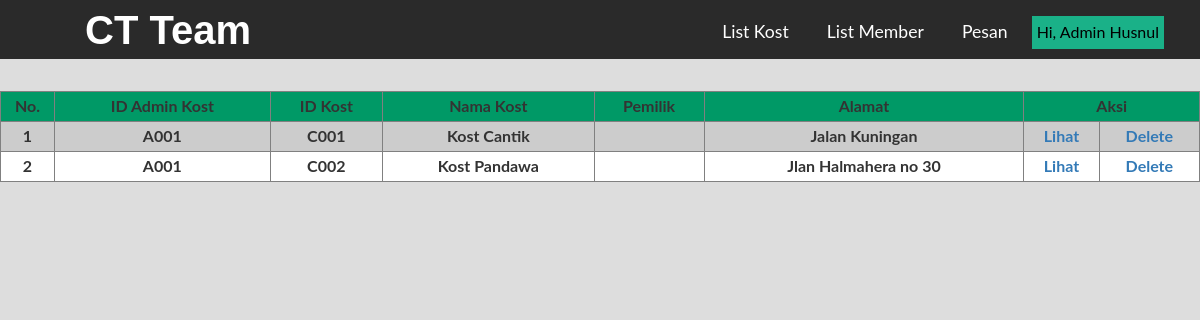
/listkost.php (signed in), run on the app's committed database.
### tables this page shows
CREATE TABLE IF NOT EXISTS `kost` (
  `kd_kost` varchar(5) NOT NULL,
  `nm_kost` varchar(50) NOT NULL,
  `alamat_kost` varchar(100) NOT NULL,
  `hewan_peliharaan` varchar(50) NOT NULL,
  `stok_kamar` int(4) NOT NULL,
  `update_terakhir` date NOT NULL,
  `jam_update` time NOT NULL,
  `kd_jenis` int(4) NOT NULL,
  `kd_adminkost` varchar(5) NOT NULL,
  `rating` int(5) NOT NULL,
  `voter` int(5) NOT NULL,
  `rate` int(5) NOT NULL,
  `longitude` float(10,6) NOT NULL,
  `latitude` float(10,6) NOT NULL
);

### listkost.php (the view, shortened to what this page needs)
<!DOCTYPE html>
<html lang="en">
<head>
<link href="css/bootstrap.css" rel="stylesheet" type="text/css" media="all" />
<link href="css/style.css" rel="stylesheet" type="text/css" media="all" />
<body>
<?php
require("menuadmin.php");
?><br>
<br>
<br><br>
<table width="100%" border="1">
<tr bgcolor="#009966">
<td align="center" height="30" bordercolor="#000000"><strong>No.</strong></td>
<td align="center" height="30" bordercolor="#000000"><strong>ID Admin Kost</strong></td>
<td align="center" height="30" bordercolor="#000000"><strong>ID Kost</strong></td>
<td align="center" height="30" bordercolor="#000000"><strong>Nama Kost</strong></td>
<td align="center" height="30" bordercolor="#000000"><strong>Pemilik</strong></td>
<td align="center" height="30" bordercolor="#000000"><strong>Alamat</strong></td>
<td align="center" height="30" bordercolor="#000000" colspan="2"><strong>Aksi</strong></td>
</tr>
<?php
$warna1 = "#FFFFFF";
$warna2 = "#CCCCCC";
$warna = $warna1;
$sql_sel = "select * from kost ";
$query_sel = mysql_query ($sql_sel);
while ($data=mysql_fetch_array($query_sel)){
	if ($warna == $warna1){
		$warna = $warna2;}
	else{$warna = $warna1;}
?>
<tr bgcolor="<?php echo $warna?>">
<td align="center" height="30" bordercolor="#000000"><strong><?php echo ++$no ?></strong></td>
<td align="center" height="30" bordercolor="#000000"><strong><?php echo $data[kd_adminkost]; ?></strong></td>
<td align="center" height="30" bordercolor="#000000"><strong><?php echo $data[kd_kost]; ?></strong></td>
<td align="center" height="30" bordercolor="#000000"><strong><?php echo $data[nm_kost]; ?></strong></td>
<td align="center" height="30" bordercolor="#000000"><strong><?php echo $data[pemilik]; ?></strong></td>
<td align="center" height="30" bordercolor="#000000"><strong><?php echo $data[alamat_kost]; ?></strong></td>
<td align="center" height="30" bordercolor="#000000"><a href="?lihat=<?php echo $data[kd_kost]; ?>"><strong>Lihat</strong></td>
<td align="center" height="30" bordercolor="#000000"><a href="?delete=<?php echo $data[kd_kost]; ?>"><strong>Delete</strong></td>
</tr>
<?php } ?>
</table>
</body>
</html>

### menuadmin.php (shortened to what this page needs)
<?php
$data=mysql_fetch_array(mysql_query("select * from admin where kd_admin='$_SESSION[login]'"));
?>
<!DOCTYPE html>
<html lang="en">
<head>
<link href="css/bootstrap.css" rel="stylesheet" type="text/css" media="all" />
<link href="css/style.css" rel="stylesheet" type="text/css" media="all" />
<body>
	<div class="header">
				<div class="top-bar">
				<div class="container">
					<div class="header-nav">
						<nav class="navbar navbar-default">
							<div class="navbar-header">
								<h1><a class="navbar-brand" href="">CT Team</a></h1>
							</div>
							<div class="collapse navbar-collapse nav-wil" id="bs-example-navbar-collapse-1">
								<nav class="linkEffects linkHoverEffect_12">
									<ul>
										<li><a class="scroll" href="listkost.php"><span>List Kost</span></a></li>
										<li><a class="scroll" href="listmember.php"><span>List Member </span></a></li>
                                        <li><a class="scroll" href="saran.php"><span>Pesan</span></a></li>
                                       <li><div class="dropdown">
  										<button class="dropbtn"><font color="#000"> Hi, Admin <?php echo $data[username];?> </font></button> 										 </div></li>
									</ul>
								</nav>
							</div>
						</nav>
					</div>
				</div>
			</div>

### css/style.css (style rules this page uses)
html, body { margin:0; font-size: 100%; font-family: 'Lato', sans-serif; background: #DDD; }
body a { text-decoration:none; transition:0.5s all; -webkit-transition:0.5s all; -moz-transition:0.5s all; -o-transition:0.5s all; -ms-transition:0.5s all; }
h1,h2,h3,h4,h5,h6 { margin:0; font-family: 'Roboto Condensed', sans-serif; font-weight: 600; }
ul { margin:0; padding:0; }
.top-bar { position: absolute; width: 100%; z-index: 99999; padding: 10px 0 10px 0px; background: #2A2A2A; position:fixed; }
.navbar-brand { line-height: 0px !important; }
nav.linkEffects.linkHoverEffect_12 ul { margin-top: 6px; }
.navbar { margin-bottom: 0; }
.navbar-default { background:none; border-color: #012231; }
.navbar-default .navbar-brand { font-family: 'Days One', sans-serif; color:#fff !important; font-size:40px; text-decoration: none; }
.navbar-default .navbar-collapse, .navbar-default .navbar-form { padding: 0; }
.navbar { position: relative; min-height: inherit; }
.navbar-header { margin-top: 20px; }
.dropbtn { background-color: #1AB188; color: white; padding: 5px; font-size: 16px; border: none; cursor: pointer; }
.dropdown { position: relative; display: inline-block; }
.navbar-brand { height: 0; padding: 0; }
.navbar { border-radius: 0px; border:none; }
.navbar-default .navbar-brand { color: #fff; }
.navbar { border-radius: 0px; border: none; padding: 0px 0; }
nav.linkEffects.linkHoverEffect_12 ul li { list-style: none; display: inline-block; margin-right:6px; }
nav.linkEffects.linkHoverEffect_12 { float: right; }
.linkHoverEffect_12 a { padding: 10px 14px; position: relative; -moz-transition: ease-out 0.3s 0.1s; -o-transition: ease-out 0.3s 0.1s; -webkit-transition: ease-out 0.3s; -webkit-transition-delay: 0.1s; transition: ease-out 0.3s 0.1s; font-size: 1.1em; color: #fff; }
.linkHoverEffect_12 a span::before { height: 100%; width: 2px; background: #b56d10; content: ""; position: absolute; left: 0; top: 0; -moz-transform: scaleY(0); -ms-transform: scaleY(0); -webkit-transform: scaleY(0); transform: scaleY(0); -moz-transition: 0.3s; -o-transition: 0.3s; -webkit-transition: 0.3s; transition: 0.3s; }
.linkHoverEffect_12 a span::after { height: 100%; width: 2px; background: #b56d10; content: ""; position: absolute; right: 0; top: 0; -moz-transform: scaleY(0); -ms-transform: scaleY(0); -webkit-transform: scaleY(0); transform: scaleY(0); -moz-transition: 0.3s; -o-transition: 0.3s; -webkit-transition: 0.3s; transition: 0.3s; }
.linkHoverEffect_12 a::before { height: 2px; width: 100%; background: #b56d10; content: ""; position: absolute; left: 0; top: 0; -moz-transform: scaleX(0); -ms-transform: scaleX(0); -webkit-transform: scaleX(0); transform: scaleX(0); -moz-transition: 0.3s; -o-transition: 0.3s; -webkit-transition: 0.3s; transition: 0.3s; }
.linkHoverEffect_12 a::after { height: 2px; width: 100%; background: #b56d10; content: ""; position: absolute; left: 0px; bottom: 0; -moz-transform: scaleX(0); -ms-transform: scaleX(0); -webkit-transform: scaleX(0); transform: scaleX(0); -moz-transition: 0.3s; -o-transition: 0.3s; -webkit-transition: 0.3s; transition: 0.3s; }
@media (max-width:1366px) { a.navbar-brand { margin-left: 35px; } }
@media (max-width:1280px) { a.navbar-brand { margin-left: 55px; } }

### data on the page
kost: kd_adminkost "A001", kd_kost "C001", nm_kost "Kost Cantik", alamat_kost "Jalan Kuningan"
kost: kd_adminkost "A001", kd_kost "C002", nm_kost "Kost Pandawa", alamat_kost "Jlan Halmahera no 30"

### other printed values
$data[username] "Husnul"
